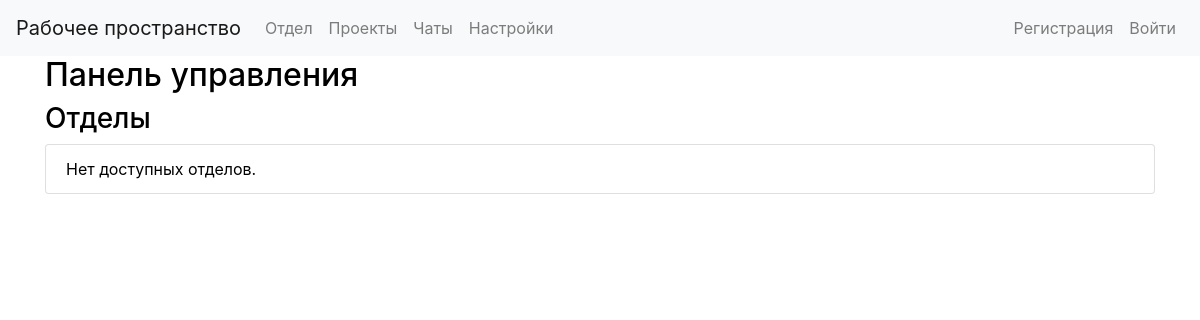
The app's page /dashboard, older data.
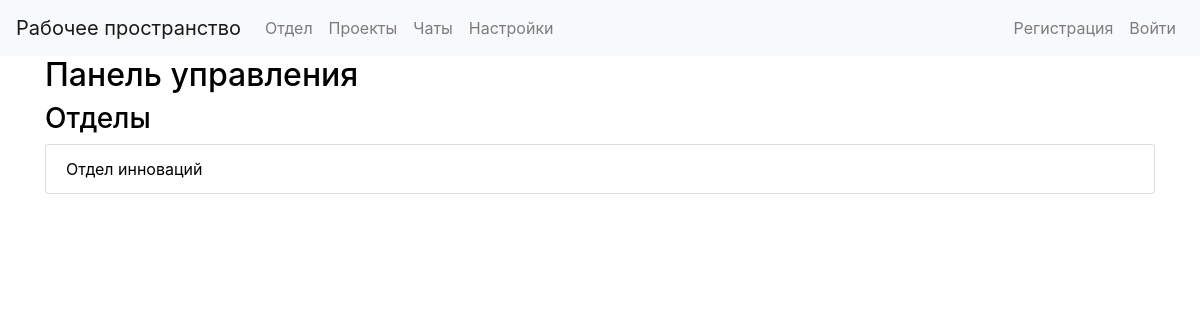
The same page, newer data.
### app/models.py (models this page shows)
class Department(db.Model):
    id = db.Column(db.Integer, primary_key=True)
    name = db.Column(db.String(100), unique=True)
    description = db.Column(db.Text)

### app/views.py (the view)
@app.route('/dashboard')
def dashboard():
    departments = Department.query.all()
    return render_template('dashboard.html', departments=departments, theme_value=get_theme_value())

### app/views.py (called while the page is built)
def get_theme_value():
    if current_user.is_authenticated:  # Проверяем, аутентифицирован ли пользователь
        theme_setting = Setting.query.filter_by(user_id=current_user.id, key='theme').first()
        return theme_setting.value == 'dark' if theme_setting else False
    return False  # Если пользователь не аутентифицирован, возвращаем значение по умолчанию

### app/templates/dashboard.html
{% extends "base.html" %}
{% block content %}
<h2>Панель управления</h2>
<h3>Отделы</h3>
<ul class="list-group">
{% for department in departments %}
   <li class="list-group-item">{{ department.name }}</li>
{% else %}
   <li class="list-group-item">Нет доступных отделов.</li>
{% endfor %}
</ul>
{% endblock %}

Row changes from the older to the newer data that the page shows:
added Department: name "Отдел инноваций"
Text that changed along with them:
text no longer shown: "Нет доступных отделов."
